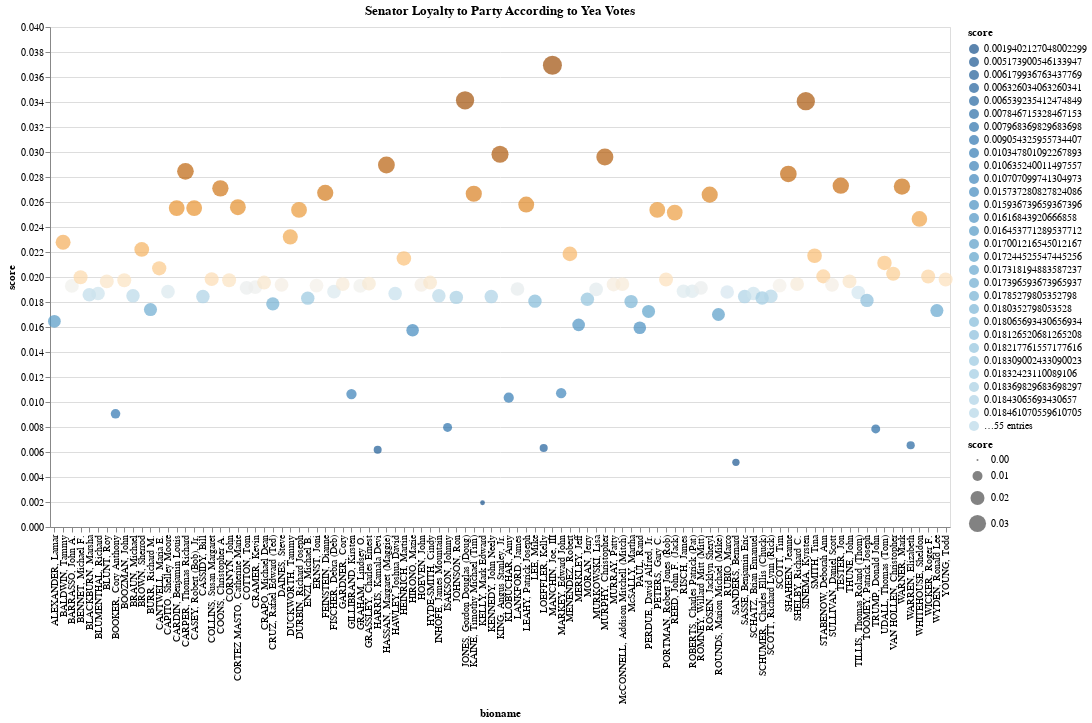

The code cell stored with this chart in its notebook:
### Code cell
alt.Chart(SenatorLoyalty).mark_circle().encode(
    x='bioname',
    y='score',
    size='score',
    color=alt.Color(field='score', scale=alt.Scale(scheme='blueorange')),
    tooltip=['bioname','score']
).properties(height=500, width=900,title='Senator Loyalty to Party According to Yea Votes')

### Figure 1 — Vega-Lite specification as saved in the notebook (floating-point values rounded to 4 significant figures)
{"config": {"view": {"continuousWidth": 400, "continuousHeight": 300}}, "data": {"name": "data-af0edf71bc02839d5271d6bce15701f6"}, "mark": "circle", "encoding": {"color": {"field": "score", "scale": {"scheme": "blueorange"}}, "size": {"field": "score", "type": "quantitative"}, "tooltip": [{"field": "bioname", "type": "nominal"}, {"field": "score", "type": "quantitative"}], "x": {"field": "bioname", "type": "nominal"}, "y": {"field": "score", "type": "quantitative"}}, "height": 500, "title": "Senator Loyalty to Party According to Yea Votes", "width": 900, "$schema": "https://vega.github.io/schema/vega-lite/v4.17.0.json", "datasets": {"data-af0edf71bc02839d5271d6bce15701f6": [{"bioname": "ALEXANDER, Lamar", "score": 0.01645}, {"bioname": "BALDWIN, Tammy", "score": 0.02278}, {"bioname": "BARRASSO, John A.", "score": 0.01928}, {"bioname": "BENNET, Michael F.", "score": 0.01998}, {"bioname": "BLACKBURN, Marsha", "score": 0.01858}, {"bioname": "BLUMENTHAL, Richard", "score": 0.01868}, {"bioname": "BLUNT, Roy", "score": 0.01965}, {"bioname": "BOOKER, Cory Anthony", "score": 0.009054}, {"bioname": "BOOZMAN, John", "score": 0.01974}, {"bioname": "BRAUN, Michael", "score": 0.01849}, {"bioname": "BROWN, Sherrod", "score": 0.0222}, {"bioname": "BURR, Richard M.", "score": 0.0174}, {"bioname": "CANTWELL, Maria E.", "score": 0.0207}, {"bioname": "CAPITO, Shelley Moore", "score": 0.01883}, {"bioname": "CARDIN, Benjamin Louis", "score": 0.02551}, {"bioname": "CARPER, Thomas Richard", "score": 0.02846}, {"bioname": "CASEY, Robert (Bob), Jr.", "score": 0.02551}, {"bioname": "CASSIDY, Bill", "score": 0.01843}, {"bioname": "COLLINS, Susan Margaret", "score": 0.01983}, {"bioname": "COONS, Christopher A.", "score": 0.02709}, {"bioname": "CORNYN, John", "score": 0.01974}, {"bioname": "CORTEZ MASTO, Catherine Marie", "score": 0.02558}, {"bioname": "COTTON, Tom", "score": 0.01913}, {"bioname": "CRAMER, Kevin", "score": 0.01919}, {"bioname": "CRAPO, Michael Dean", "score": 0.01956}, {"bioname": "CRUZ, Rafael Edward (Ted)", "score": 0.01785}, {"bioname": "DAINES, Steve", "score": 0.01937}, {"bioname": "DUCKWORTH, Tammy", "score": 0.02321}, {"bioname": "DURBIN, Richard Joseph", "score": 0.02537}, {"bioname": "ENZI, Michael B.", "score": 0.01831}, {"bioname": "ERNST, Joni", "score": 0.01931}, {"bioname": "FEINSTEIN, Dianne", "score": 0.02673}, {"bioname": "FISCHER, Debra (Deb)", "score": 0.01883}, {"bioname": "GARDNER, Cory", "score": 0.01943}, {"bioname": "GILLIBRAND, Kirsten", "score": 0.01064}, {"bioname": "GRAHAM, Lindsey O.", "score": 0.01928}, {"bioname": "GRASSLEY, Charles Ernest", "score": 0.01946}, {"bioname": "HARRIS, Kamala Devi", "score": 0.00618}, {"bioname": "HASSAN, Margaret (Maggie)", "score": 0.02896}, {"bioname": "HAWLEY, Joshua David", "score": 0.01867}, {"bioname": "HEINRICH, Martin", "score": 0.02149}, {"bioname": "HIRONO, Mazie", "score": 0.01574}, {"bioname": "HOEVEN, John", "score": 0.01937}, {"bioname": "HYDE-SMITH, Cindy", "score": 0.01956}, {"bioname": "INHOFE, James Mountain", "score": 0.01849}, {"bioname": "ISAKSON, Johnny", "score": 0.007968}, {"bioname": "JOHNSON, Ron", "score": 0.01837}, {"bioname": "JONES, Gordon Douglas (Doug)", "score": 0.03413}, {"bioname": "KAINE, Timothy Michael (Tim)", "score": 0.02666}, {"bioname": "KELLY, Mark Edward", "score": 0.00194}, {"bioname": "KENNEDY, John Neely", "score": 0.01843}, {"bioname": "KING, Angus Stanley, Jr.", "score": 0.02982}, {"bioname": "KLOBUCHAR, Amy", "score": 0.01035}, {"bioname": "LANKFORD, James", "score": 0.01904}, {"bioname": "LEAHY, Patrick Joseph", "score": 0.0258}, {"bioname": "LEE, Mike", "score": 0.01807}, {"bioname": "LOEFFLER, Kelly", "score": 0.006326}, {"bioname": "MANCHIN, Joe, III", "score": 0.03694}, {"bioname": "MARKEY, Edward John", "score": 0.01071}, {"bioname": "MENENDEZ, Robert", "score": 0.02185}, {"bioname": "MERKLEY, Jeff", "score": 0.01617}, {"bioname": "MORAN, Jerry", "score": 0.01822}, {"bioname": "MURKOWSKI, Lisa", "score": 0.01901}, {"bioname": "MURPHY, Christopher", "score": 0.02961}, {"bioname": "MURRAY, Patty", "score": 0.0194}, {"bioname": "McCONNELL, Addison Mitchell (Mitch)", "score": 0.01943}, {"bioname": "McSALLY, Martha", "score": 0.01804}, {"bioname": "PAUL, Rand", "score": 0.01594}, {"bioname": "PERDUE, David Alfred, Jr.", "score": 0.01724}, {"bioname": "PETERS, Gary C.", "score": 0.02537}, {"bioname": "PORTMAN, Robert Jones (Rob)", "score": 0.0198}, {"bioname": "REED, John F. (Jack)", "score": 0.02515}, {"bioname": "RISCH, James", "score": 0.01886}, {"bioname": "ROBERTS, Charles Patrick (Pat)", "score": 0.01886}, {"bioname": "ROMNEY, Willard Mitt (Mitt)", "score": 0.01913}, {"bioname": "ROSEN, Jacklyn Sheryl", "score": 0.02659}, {"bioname": "ROUNDS, Marion Michael (Mike)", "score": 0.017}, {"bioname": "RUBIO, Marco", "score": 0.0188}, {"bioname": "SANDERS, Bernard", "score": 0.005174}, {"bioname": "SASSE, Benjamin Eric", "score": 0.01843}, {"bioname": "SCHATZ, Brian Emanuel", "score": 0.01868}, {"bioname": "SCHUMER, Charles Ellis (Chuck)", "score": 0.01832}, {"bioname": "SCOTT, Richard Lynn (Rick)", "score": 0.01846}, {"bioname": "SCOTT, Tim", "score": 0.01931}, {"bioname": "SHAHEEN, Jeanne", "score": 0.02824}, {"bioname": "SHELBY, Richard C.", "score": 0.01943}, {"bioname": "SINEMA, Kyrsten", "score": 0.03406}, {"bioname": "SMITH, Tina", "score": 0.0217}, {"bioname": "STABENOW, Deborah Ann", "score": 0.02005}, {"bioname": "SULLIVAN, Daniel Scott", "score": 0.01937}, {"bioname": "TESTER, Jon", "score": 0.02731}, {"bioname": "THUNE, John", "score": 0.01965}, {"bioname": "TILLIS, Thomas Roland (Thom)", "score": 0.01877}, {"bioname": "TOOMEY, Patrick Joseph", "score": 0.01813}, {"bioname": "TRUMP, Donald John", "score": 0.007847}, {"bioname": "UDALL, Thomas (Tom)", "score": 0.02113}, {"bioname": "VAN HOLLEN, Christopher", "score": 0.02026}, {"bioname": "WARNER, Mark", "score": 0.02723}, {"bioname": "WARREN, Elizabeth", "score": 0.006539}, {"bioname": "WHITEHOUSE, Sheldon", "score": 0.02465}, {"bioname": "WICKER, Roger F.", "score": 0.02004}, {"bioname": "WYDEN, Ronald Lee", "score": 0.01732}, {"bioname": "YOUNG, Todd", "score": 0.0198}]}}
